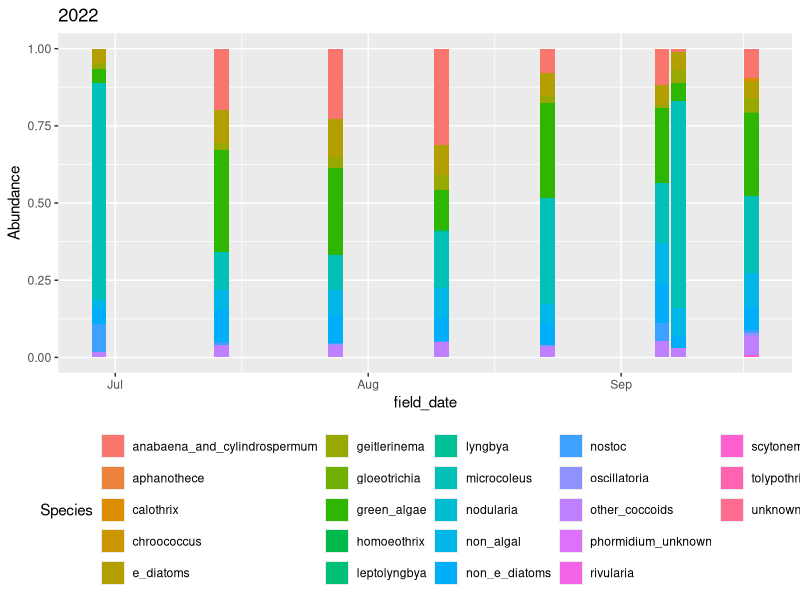
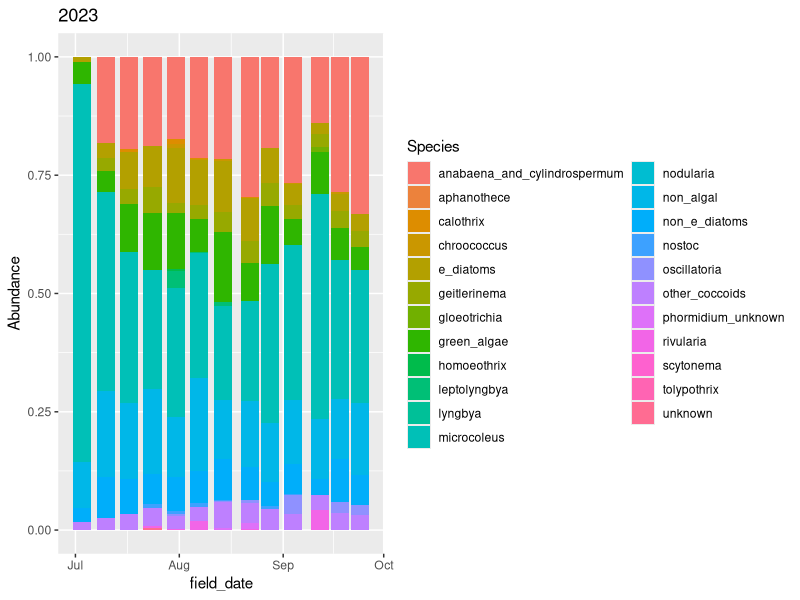

These charts were generated, in order, by the following R code:
###########################
#Microscopy initial visualizations
###########################

library(tidyverse)
library(ggplot2)
library(here)
library(lubridate)

#Read in 2022 and 2023 data
microdata <- read.csv(here::here("data/Target Microscopy.csv"))

#Clean data for analysis
microscopy <- microdata %>% 
  filter(grepl("SFE", site_reach)) %>%  #Keep sites that include string "SFE"
  separate(site_reach, into=c("site", "location", "reach"), 
           sep="-") %>% #Split location columns into separate categories
  filter(grepl("M", location)) %>% #Keep Miranda sites, remove Steelhead (SH) sites
  mutate(field_date = as.Date(field_date, format="%m/%d/%y")) %>%  #Fix date data type
  mutate(year = year(field_date)) %>%  #create year column
  relocate(year, .after = field_date) %>%   #reorganize column order
  pivot_longer(microcoleus:aphanothece, names_to = "Species", values_to = "Abundance") #Change layout of dataframe

#Plot timeseries of within-mat species per year
# ggplot(microscopy, aes(x = field_date, y = Abundance, fill = Species)) +
#   facet_wrap(~year, scales = "free") +
#   geom_col(position = "fill") Can't see the detail well, subset per year

#2022
ggplot(subset(microscopy, year %in% 2022), aes(x = field_date, y = Abundance, fill = Species)) +
  geom_col(position = "fill") +
  labs(title = "2022") +
  theme(legend.position="bottom")

#2023
ggplot(subset(microscopy, year %in% 2023), aes(x = field_date, y = Abundance, fill = Species)) +
  geom_col(position = "fill") +
  labs(title = "2023")
